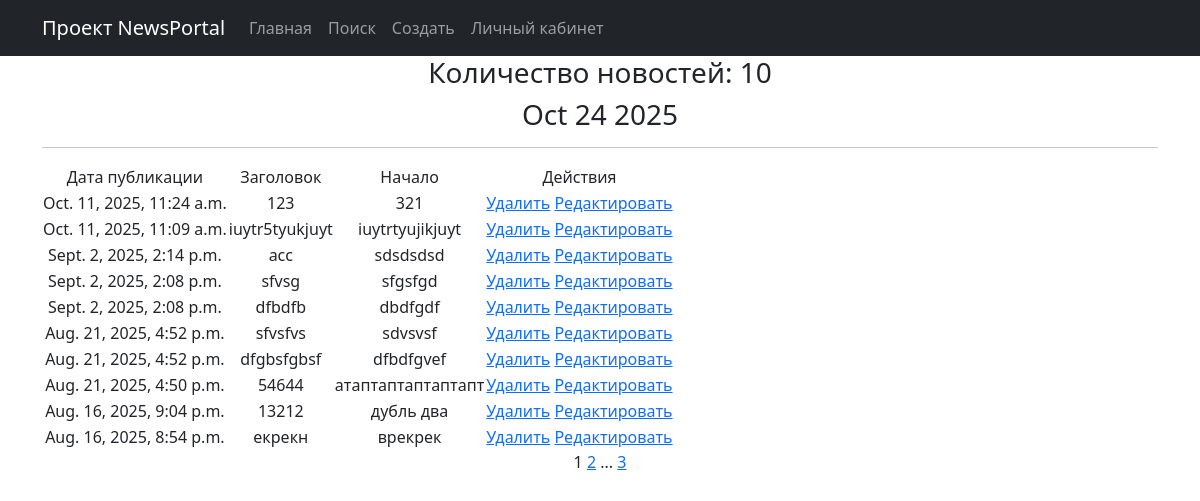
The page /news/ on the database as committed earlier.
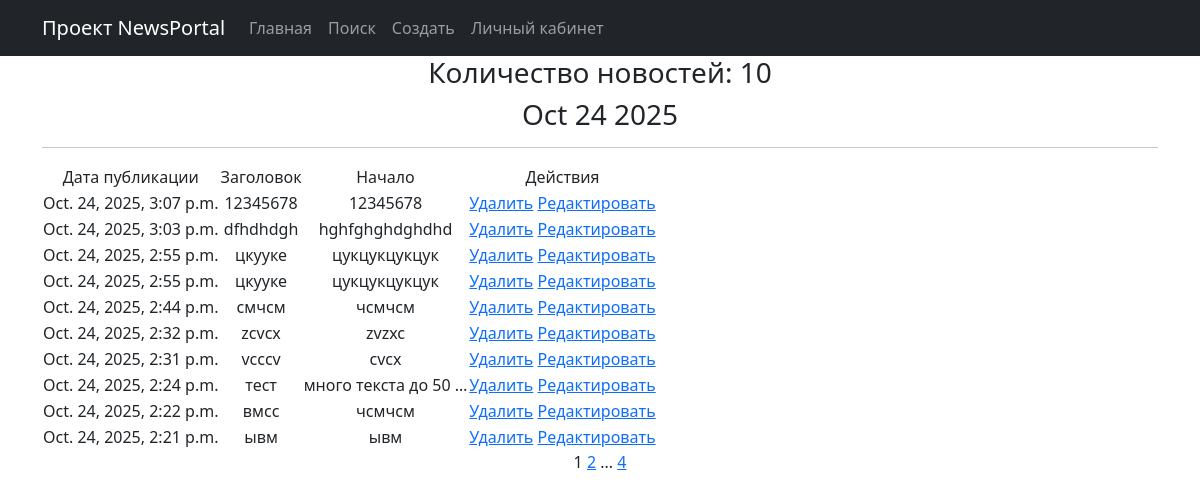
The same page on the database as committed later.
### news/models.py (models this page shows, shortened)
class Post(models.Model):
    author = models.ForeignKey(Author, on_delete = models.CASCADE)
    ARTICLE = 'AR'
    NEWS = 'NW'
    CATEGORY_CHOICES = [
        (ARTICLE, 'СТАТЬЯ'),
        (NEWS, 'НОВОСТЬ')
    ]
    category_type = models.CharField(max_length=2, choices=CATEGORY_CHOICES, default=ARTICLE)
    time_creation = models.DateTimeField(auto_now_add = True)
    post_category = models.ManyToManyField(Category, through = 'PostCategory')
    title = models.CharField(max_length = 128)
    text = models.TextField()
    rating = models.SmallIntegerField(default = 0)

### news/views.py (the view)
# urls.py: path('', PostList.as_view(), name = 'post_list'),
class PostList(ListView):
    model = Post
    user = 'name'
    template_name = 'post.html'
    context_object_name = 'post'
    queryset = Post.objects.order_by('-time_creation')
    paginate_by = 10 # вот так мы можем указать количество записей на странице
    def get_queryset(self):
        queryset = super().get_queryset()
        self.filterset = PostFilter(self.request.GET, queryset)
        return self.filterset.qs
    def get_context_data(self, **kwargs):
        context = super().get_context_data(**kwargs)
        context['filterset'] = self.filterset
        return context

### news/templatetags/custom_filters.py (called while the page is built)
@register.filter(name='censor')
def censor(censor_text):
    for word in censor_words:
        censor_text = censor_text.lower().replace(word.lower(),'*')
    return censor_text

### news/templatetags/custom_tags.py (called while the page is built)
@register.simple_tag()
def current_time(format_string='%b %d %Y'):
   return datetime.utcnow().strftime(format_string)

@register.simple_tag(takes_context=True)
def url_replace(context, **kwargs):
   d = context['request'].GET.copy()
   for k, v in kwargs.items():
       d[k] = v
   return d.urlencode()

### templates/post.html (shortened to what this page needs)
{% extends 'flatpages/default.html' %}
{% load custom_filters %}
{% load custom_tags %}
{% block content %}
    <h3>Количество новостей: {{post|length}}</h3>
    <h3>{% current_time '%b %d %Y' %}</h3>
    <hr>
    {% if post %}
        <table>
            <tr>
                <td>Дата публикации</td>
                <td>Заголовок</td>
                <td>Начало</td>
                <td>Действия</td>
            </tr>
            {% for posts in post %}
                <tr>
                    <td>{{ posts.time_creation }}</td>
                    <td>{{ posts.title|censor }}</td>
                    <td>{{ posts.text|censor|truncatechars:20 }}</td>
                    <td>
                        <a href="{% url 'post_delete' pk=posts.pk %}">Удалить</a>
                        <a href="{% url 'post_update' pk=posts.pk %}">Редактировать</a>
                    </td>
                </tr>
            {% endfor %}
        </table>
    {% else %}
        <h2>Скоро здесь что-то будет!</h2>
    {% endif %}
    {{ page_obj.number }}
    {% if page_obj.has_next %}
        <a href="?{% url_replace page=page_obj.next_page_number %}">{{ page_obj.next_page_number }}</a>
        {% if paginator.num_pages != page_obj.next_page_number %}
            ...
            <a href="?{% url_replace page=page_obj.paginator.num_pages %}">{{ page_obj.paginator.num_pages }}</a>
        {% endif %}
    {% endif %}
{% endblock content %}

Rows that differ between the two databases and show on the page:
removed Post: time_creation "Oct. 11, 2025, 11:24 a.m.", title|censor "123", text|censor "321"
removed Post: time_creation "Oct. 11, 2025, 11:09 a.m.", title|censor "iuytr5tyukjuyt", text|censor "iuytrtyujikjuyt"
removed Post: time_creation "Sept. 2, 2025, 2:14 p.m.", title|censor "acc", text|censor "sdsdsdsd"
removed Post: time_creation "Sept. 2, 2025, 2:08 p.m.", title|censor "sfvsg", text|censor "sfgsfgd"
removed Post: time_creation "Sept. 2, 2025, 2:08 p.m.", title|censor "dfbdfb", text|censor "dbdfgdf"
removed Post: time_creation "Aug. 21, 2025, 4:52 p.m.", title|censor "sfvsfvs", text|censor "sdvsvsf"
removed Post: time_creation "Aug. 21, 2025, 4:52 p.m.", title|censor "dfgbsfgbsf", text|censor "dfbdfgvef"
removed Post: time_creation "Aug. 21, 2025, 4:50 p.m.", title|censor "54644", text|censor "атаптаптаптаптапт"
removed Post: time_creation "Aug. 16, 2025, 9:04 p.m.", title|censor "13212", text|censor "дубль два"
removed Post: time_creation "Aug. 16, 2025, 8:54 p.m.", title|censor "екрекн", text|censor "врекрек"
added Post: time_creation "Oct. 24, 2025, 3:07 p.m.", title|censor "12345678", text|censor "12345678"
added Post: time_creation "Oct. 24, 2025, 3:03 p.m.", title|censor "dfhdhdgh", text|censor "hghfghghdghdhd"
added Post: time_creation "Oct. 24, 2025, 2:55 p.m.", title|censor "цкууке", text|censor "цукцукцукцук"
added Post: time_creation "Oct. 24, 2025, 2:55 p.m.", title|censor "цкууке", text|censor "цукцукцукцук"
added Post: time_creation "Oct. 24, 2025, 2:44 p.m.", title|censor "смчсм", text|censor "чсмчсм"
added Post: time_creation "Oct. 24, 2025, 2:32 p.m.", title|censor "zcvcx", text|censor "zvzxc"
added Post: time_creation "Oct. 24, 2025, 2:31 p.m.", title|censor "vcccv", text|censor "cvcx"
added Post: time_creation "Oct. 24, 2025, 2:24 p.m.", title|censor "тест", text|censor "много текста до 50 …"
added Post: time_creation "Oct. 24, 2025, 2:22 p.m.", title|censor "вмсс", text|censor "чсмчсм"
added Post: time_creation "Oct. 24, 2025, 2:21 p.m.", title|censor "ывм", text|censor "ывм"
Other text that changed with them:
{{ page_obj.paginator.num_pages }}: "3" → "4"
